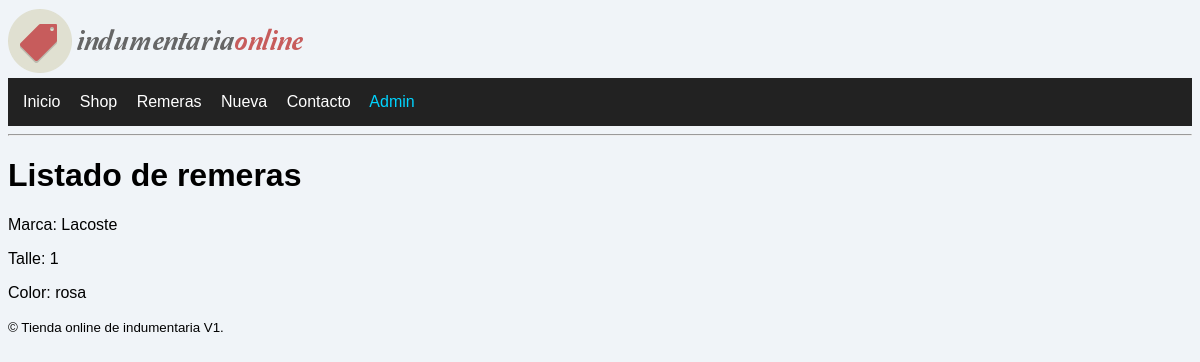
Page /remera/1 on the committed database.
### entidad/models.py (models this page shows)
class Ropa(models.Model):
    marca = models.CharField(max_length=50)
    talle = models.IntegerField()
    color = models.CharField(max_length=50)
    lisa = models.BooleanField(default=False)
    genero = models.IntegerField()

### entidad/views.py (the view)
# urls.py: path('remera/<int:id_ropa>', views.remera, name="remera"),
def remera(request, id_ropa, template_name="entidad/remera.html"):
    remera_selec = Ropa.objects.get(id=id_ropa)
    dato = {"remera": remera_selec}
    return render(request, template_name, dato)

### templates/entidad/remera.html
{% extends "base.html" %}
{% load static %}
{% block titulo_principal %}Listado de remeras{% endblock %}
{% block principal %}
    <div>
       <p>Marca: {{ remera.marca }}</p>
       <p>Talle: {{ remera.talle }}</p>
       <p>Color: {{ remera.color }}</p>
    </div>
{% endblock %}

### static/css/styles.css (style rules this page uses)
body { background-color: #f0f4f8; font-family: Arial, sans-serif; }

### rows in the picture
Ropa: marca "Lacoste", talle "1", color "rosa"
